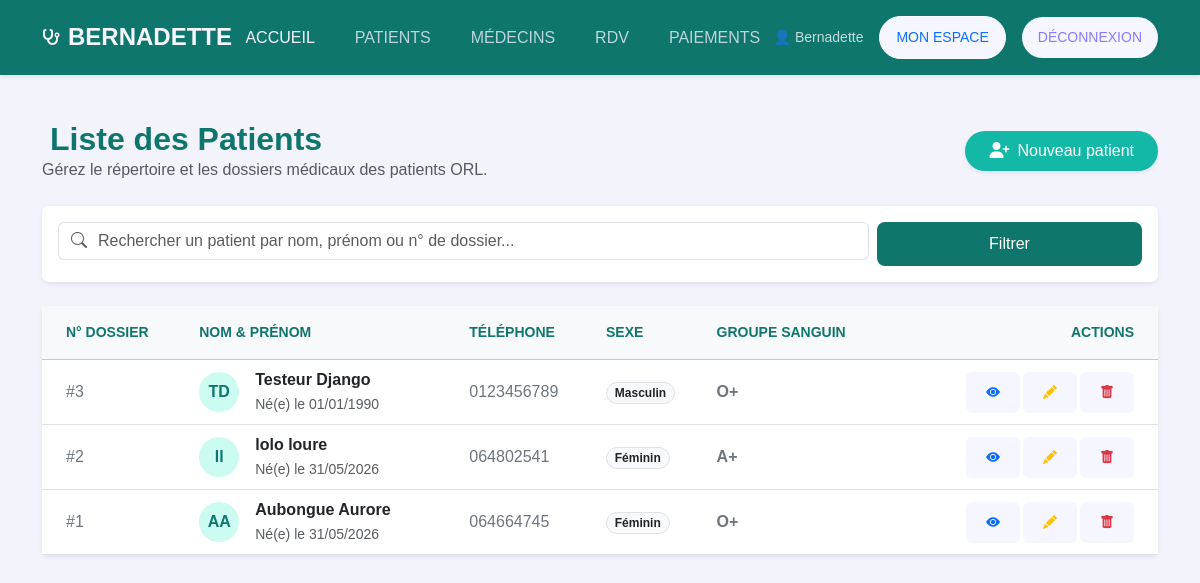
Page /patients/list/ (signed in) on the committed database.
### patients/models.py (models this page shows, shortened)
class Patient(models.Model):
    SEXE_CHOICES = [
        ('M', 'Masculin'),
        ('F', 'Féminin'),
    ]
    user = models.OneToOneField(User, on_delete=models.CASCADE, related_name='patient', null=True, blank=True)
    nom = models.CharField(max_length=100)
    prenom = models.CharField(max_length=100)
    sexe = models.CharField(max_length=1, choices=SEXE_CHOICES, default='M')
    date_naissance = models.DateField()
    telephone = models.CharField(max_length=20)
    adresse = models.TextField(blank=True, null=True)
    groupe_sanguin = models.CharField(max_length=5, blank=True, null=True)

### patients/views.py (the view)
# urls.py: path('list/', views.list_patients, name='list'),
@login_required
def list_patients(request):
    if not request.user.is_superuser and not hasattr(request.user, 'medecin'):
        return redirect('comptes:index')
    search_query = request.GET.get('search', '')
    if search_query:
        patients = Patient.objects.filter(
            Q(nom__icontains=search_query) |
            Q(prenom__icontains=search_query) |
            Q(id__icontains=search_query)
        ).order_by('-id')
    else:
        patients = Patient.objects.all().order_by('-id')
    context = {
        'patients': patients,
        'search_query': search_query,
    }
    return render(request, 'patients/liste.html', context)

### rdv/context_processors.py (called while the page is built)
def notifications(request):
    if isinstance(request.user, AnonymousUser):
        return {}
    unread_count = request.user.notifications.filter(is_read=False).count()
    return {
        'notification_unread_count': unread_count,
    }

### patients/templates/patients/liste.html (shortened to what this page needs)
{% extends "base.html" %}
{% load static %}
{% block content %}
<main class="container" style="margin-top: 120px; margin-bottom: 50px;" data-aos="fade-up">
    <div class="d-flex flex-column flex-md-row justify-content-between align-items-md-center gap-3 mb-4">
        <div>
            <h1 class="fw-bold h2 m-0" style="color: #0f766e;">
                Liste des Patients
            </h1>
            <p class="text-muted m-0">Gérez le répertoire et les dossiers médicaux des patients ORL.</p>
        </div>
        <div>
            <a href="{% url 'patients:create' %}" class="btn text-white fw-medium px-4 py-2 rounded-pill shadow-sm" style="background-color: #14b8a6; border: none;">
                <i class="fa-solid fa-user-plus me-2"></i>Nouveau patient
            </a>
        </div>
    </div>
    <div class="card border-0 shadow-sm mb-4">
        <div class="card-body p-3">
            <form method="GET" action="" class="row g-2">
                <div class="col-12 col-md-8 col-lg-9">
                    <div class="input-group">
                        <span class="input-group-text bg-white border-end-0 text-muted">
                            <i class="bi bi-search"></i>
                        </span>
                        <input type="text" name="search" value="{{ request.GET.search|default:'' }}" class="form-control border-start-0 ps-0" placeholder="Rechercher un patient par nom, prénom ou n° de dossier...">
                    </div>
                </div>
                <div class="col-12 col-md-4 col-lg-3">
                    <button type="submit" class="btn w-100 text-white fw-medium" style="background-color: #0f766e;">
                        Filtrer
                    </button>
                </div>
            </form>
        </div>
    </div>
    <div class="card border-0 shadow-sm">
        <div class="card-body p-0">
            <div class="table-responsive">
                <table class="table table-hover align-middle mb-0">
                    <thead class="table-light text-uppercase small fw-bold" style="background-color: #f8fafc;">
                        <tr>
                            <th class="ps-4 py-3" style="color: #0f766e;">N° Dossier</th>
                            <th class="py-3" style="color: #0f766e;">Nom & Prénom</th>
                            <th class="py-3" style="color: #0f766e;">Téléphone</th>
                            <th class="py-3" style="color: #0f766e;">Sexe</th>
                            <th class="py-3" style="color: #0f766e;">Groupe Sanguin</th>
                            <th class="pe-4 py-3 text-end" style="color: #0f766e;">Actions</th>
                        </tr>
                    </thead>
                    <tbody>
                        {% for patient in patients %}
                        <tr>
                            <td class="ps-4 fw-medium text-secondary">#{{ patient.id }}</td>
                            <td>
                                <div class="d-flex align-items-center gap-3">
                                    <div class="rounded-circle d-flex align-items-center justify-content-center fw-bold" style="width: 40px; height: 40px; background-color: #ccfbf1; color: #0f766e;">
                                        {{ patient.nom|slice:":1" }}{{ patient.prenom|slice:":1" }}
                                    </div>
                                    <div>
                                        <span class="fw-bold d-block text-dark">{{ patient.nom }} {{ patient.prenom }}</span>
                                        <span class="text-muted small">Né(e) le {{ patient.date_naissance|date:"d/m/Y" }}</span>
                                    </div>
                                </div>
                            </td>
                            <td class="text-secondary">{{ patient.telephone|default:"Non renseigné" }}</td>
                            <td>
                                <span class="badge rounded-pill bg-light text-dark px-2.5 py-1.5 border">
                                    {{ patient.get_sexe_display }}
                                </span>
                            </td>
                            <td class="text-secondary fw-bold" style="color: #0f766e;">{{ patient.groupe_sanguin|default:"--" }}</td>
                            <td class="pe-4 text-end">
                                <div class="btn-group gap-1">
                                    <a href="{% url 'patients:detail' patient.id %}" class="btn btn-sm btn-outline-secondary rounded border-0" title="Voir le dossier">
                                        <i class="bi bi-eye-fill text-primary"></i>
                                    </a>
                                    <a href="{% url 'patients:edit' patient.id %}" class="btn btn-sm btn-outline-secondary rounded border-0" title="Modifier">
                                        <i class="bi bi-pencil-fill text-warning"></i>
                                    </a>
                                    <a href="{% url 'patients:delete' patient.id %}" class="btn btn-sm btn-outline-secondary rounded border-0" title="Supprimer">
                                        <i class="bi bi-trash-fill text-danger"></i>
                                    </a>
                                </div>
                            </td>
                        </tr>
                        {% endfor %}
                    </tbody>
                </table>
            </div>
        </div>
    </div>
</main>
{% endblock %}

### templates/base.html (shortened to what this page needs)
{% load static %}
<!DOCTYPE html>
<html lang="fr">
<head>
    <link href="{% static 'css/bootstrap.min.css' %}" rel="stylesheet">
    <link href="https://cdn.jsdelivr.net/npm/bootstrap-icons@1.11.1/font/bootstrap-icons.css" rel="stylesheet">
    <link rel="stylesheet" href="{% static 'css/style.css' %}">
    <link rel="stylesheet" href="https://cdnjs.cloudflare.com/ajax/libs/font-awesome/6.4.0/css/all.min.css">
</head>
<body>
    <header>
        <nav class="navbar main-nav fixed-top py-3 navbar-expand-lg shadow-sm" style="background-color: #0f766e;">
            <div class="container d-flex justify-content-between align-items-center">
                <div class="d-flex align-items-center gap-2 brand-logo">
                    <i class="fa-solid fa-stethoscope" style="color: #14b8a6;"></i>
                    <h4 class="fw-bold m-0 Logo" style="color: #ffffff;">BERNADETTE</h4>
                </div>
                {% if user.is_authenticated %}
                <ul class="navbar-nav d-none d-lg-flex flex-row gap-4">
                    <li class="nav-item"><a class="nav-link text-white fw-medium opacity-90" href="/">ACCUEIL</a></li>
                    <li class="nav-item"><a class="nav-link text-white fw-medium opacity-75" href="/patients/">PATIENTS</a></li>
                    <li class="nav-item"><a class="nav-link text-white fw-medium opacity-75" href="/medecins/">MÉDECINS</a></li>
                    <li class="nav-item"><a class="nav-link text-white fw-medium opacity-75" href="/rdv/">RDV</a></li>
                    <li class="nav-item"><a class="nav-link text-white fw-medium opacity-75" href="/paiements/">PAIEMENTS</a></li>
                </ul>
                {% endif %}
                <div class="d-none d-lg-flex align-items-center gap-3">
                    {% if user.is_authenticated %}
                        <span class="text-white small opacity-75">👤 {{ user.username }}</span>
                        <a href="/comptes/" class="btn btn-sm px-3 text-primary rounded-pill border-white border">MON ESPACE</a>
                        <a href="/comptes/logout/" class="btn btn-danger btn-sm px-3 rounded-pill">DÉCONNEXION</a>
                    {% else %}
                        <a href="/comptes/login/" class="btn btn-sm px-4 text-dark fw-bold rounded-pill" style="background-color: #14b8a6; border: none;">CONNEXION</a>
                    {% endif %}
                </div>
            </div>
        </nav>
    </header>
    {% block content %}{% endblock %}
</body>
</html>

### static/css/style.css (style rules this page uses)
:root { --primary: #4e4bff; --blueMid: #8a7aff; --light: #f5f6ff; }
body { background: #f3f4fb; font-family: "Poppins", Arial; }
.btn { background: var(--light); color: var(--blueMid); border: none; border-radius: 8px; padding: 10px 20px; font-weight: 500; transition: 0.3s; }
.main-nav { transition: 0.3s ease; background: transparent; }
.nav-link { color: var(--light) !important; font-weight: 500; }
.brand-logo i { color: var(--light) !important; }
.brand-logo h4 { color: var(--light) !important; }

### rows in the picture
Patient: id "3", nom "T", prenom "D", nom "Testeur", prenom "Django", date_naissance "01/01/1990", telephone "0123456789", sexe "Masculin", groupe_sanguin "O+"
Patient: id "2", nom "l", prenom "l", nom "lolo", prenom "loure", date_naissance "31/05/2026", telephone "064802541", sexe "Féminin", groupe_sanguin "A+"
Patient: id "1", nom "A", prenom "A", nom "Aubongue", prenom "Aurore", date_naissance "31/05/2026", telephone "064664745", sexe "Féminin", groupe_sanguin "O+"

### other values in the picture
{{ user.username }} "Bernadette"
